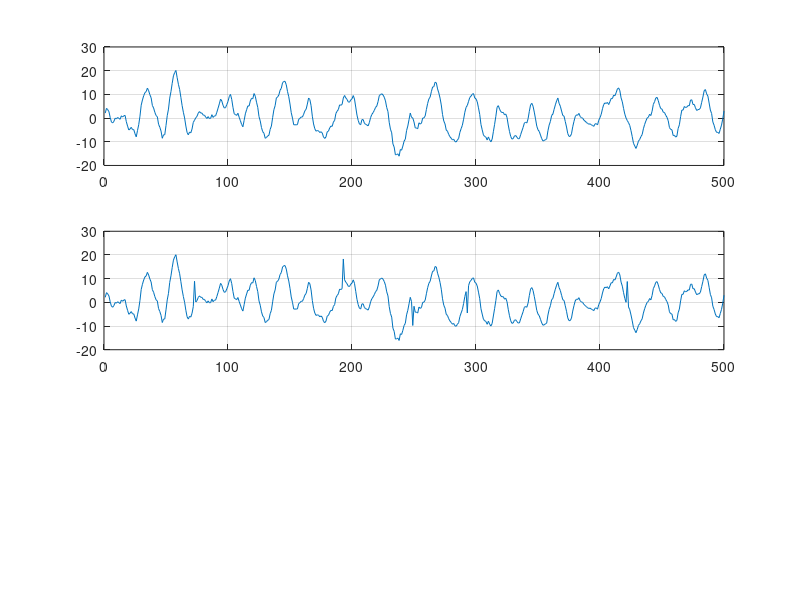

Write MATLAB code to recreate this figure. (Note: this script raises an error after producing the figure.)
%dsp book click detection using AR estimation

%original signal (order 10-AR)
a=[1,-1.6507,0.6711,-0.1807,0.6130,-0.6085,0.3977,-0.611,0.5412,0.1321,-0.2393];
AR_model_order=length(a);
number_of_samples=500;
white_noise=randn(1,number_of_samples);
signal_using_AR_process=filter(1,a,white_noise);
signal_rms=sqrt(signal_using_AR_process*signal_using_AR_process'/number_of_samples);

%NBCRAC clicks with an amplitude +-1.5 srms
number_of_clicks=5;
click_indices=[73,193,249,293,422];
click_amplitudes=1.5*signal_rms*(2*round(rand(1,number_of_clicks))-1);
signal_with_clicks=signal_using_AR_process;
signal_with_clicks(click_indices)=signal_using_AR_process(click_indices)+click_amplitudes;
subplot(3,1,1); plot(signal_using_AR_process); grid
subplot(3,1,2); plot(signal_with_clicks); grid;

%detection of the clicks using matched filtering:
[aest,process_noise_variance_estimate]=xtoa(signal_with_clicks,AR_model_order); %estimation of the AR
process_noise_or_residual_estiamte=filter(aest,1,signal_with_clicks); %whitening: estimation of the residual
matched_filtering_result_to_emphasize_clicks=filter(aest(AR_model_order:-1:1),1,process_noise_or_residual_estiamte); %matched filtering


subplot(3,1,3); plot(matched_filtering_result_to_emphasize_clicks); grid
bla = rms(matched_filtering_result_to_emphasize_clicks);
estimated_process_rms=sqrt(process_noise_variance_estimate*aest'*aest);
number_of_sigmas_to_define_threshold=3;
click_threshold=number_of_sigmas_to_define_threshold*estimated_process_rms;
indices_above_click_threshold=find(abs(matched_filtering_result_to_emphasize_clicks)>click_threshold); %threshold
indices_above_click_threshold=indices_above_click_threshold-AR_model_order; %filter delay
number_of_indices_above_click_threshold=length(indices_above_click_threshold);

%extraction of the maxima (3 samples from each other)
distance_between_clicks_vec=indices_above_click_threshold-[0,indices_above_click_threshold(1:number_of_indices_above_click_threshold-1)];
indices_within_click_position_indices_vec_3_samples_apart=find(distance_between_clicks_vec>3);
number_of_clicks_3_samples_apart=length(indices_within_click_position_indices_vec_3_samples_apart);
indices_within_click_position_indices_vec_3_samples_apart=[indices_within_click_position_indices_vec_3_samples_apart,number_of_indices_above_click_threshold+1];

for ii=1:number_of_clicks_3_samples_apart
   t1=indices_above_click_threshold(indices_within_click_position_indices_vec_3_samples_apart(ii));
   t2=indices_above_click_threshold(indices_within_click_position_indices_vec_3_samples_apart(ii+1)-1);
   [click_values(ii),im]=max(matched_filtering_result_to_emphasize_clicks(t1:t2));
   estimated_click_positions(ii)=im+t1;
end


%dsp book signal reconstruction from both sides of click
lsig=length(signal_with_clicks);
tps=[0:lsig-1];
signal_with_clicks=signal_with_clicks(:);
ell=estimated_click_positions-floor(AR_model_order/2);
X0=signal_with_clicks(ell-AR_model_order:ell-1);
X1=signal_with_clicks(ell+AR_model_order:ell+AR_model_order+AR_model_order-1);
colT=[aest(AR_model_order);zeros(AR_model_order+K-1,1)];
ligT=[aest(AR_model_order:-1:1)', zeros(1,AR_model_order+AR_model_order)];
T=toplitz(colT,ligT);
A0=T(:,1:K);
B=T(:,K+1:K+AR_model_order);
A1=T(:,K+AR_model_order+1:2*K+AR_model_order);
X=A0*X0+A1*X1;

%solve the system:
Y=-B\X;
sigr=signal_with_clicks;
sigr(ell:ell+AR_model_order-1)=Y;
plot(tps,signal_with_clicks,'-r',tps,s,'b',tps,sigr,':y');
grid;















